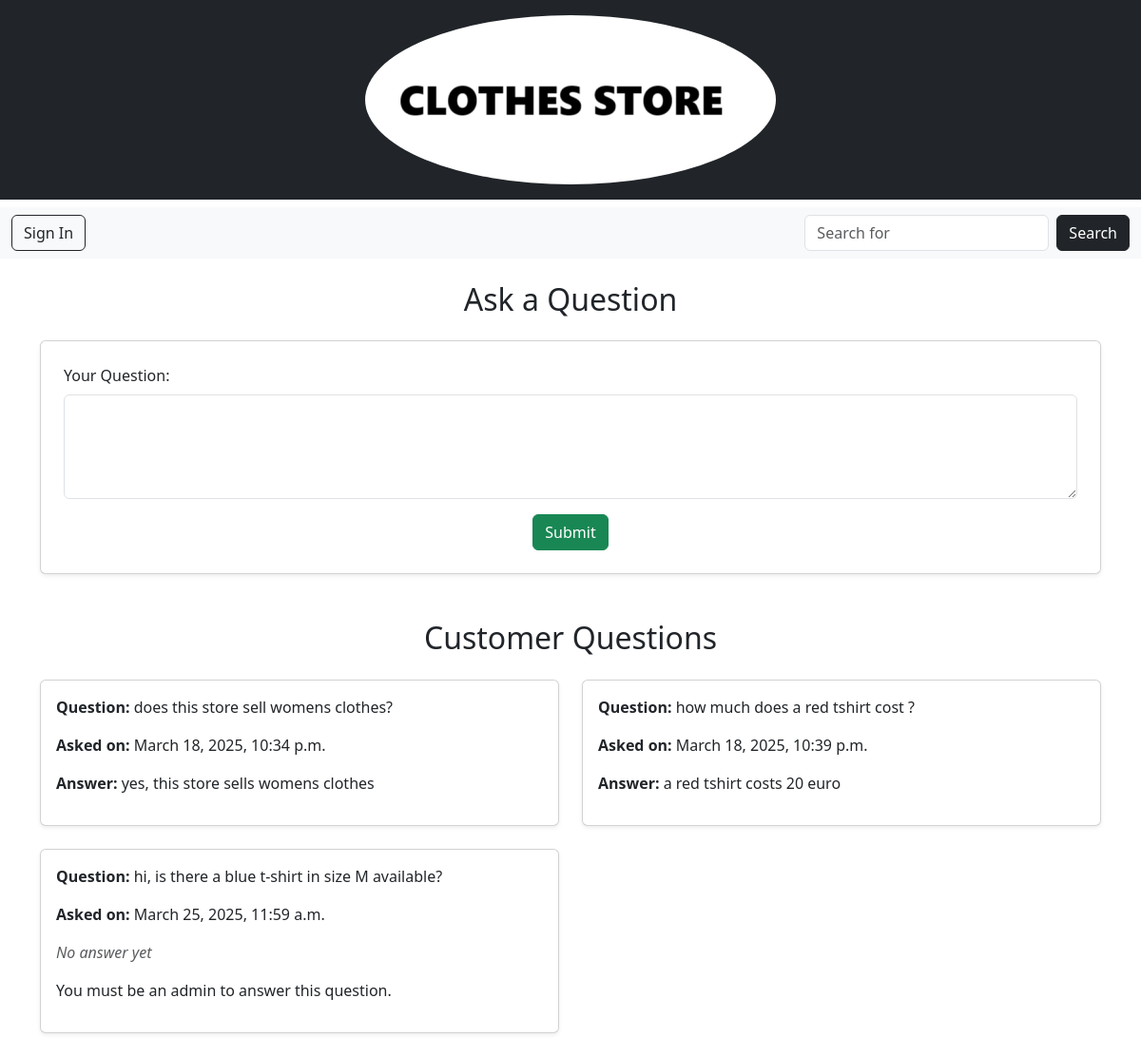
Page /questions/ on the earlier database version.
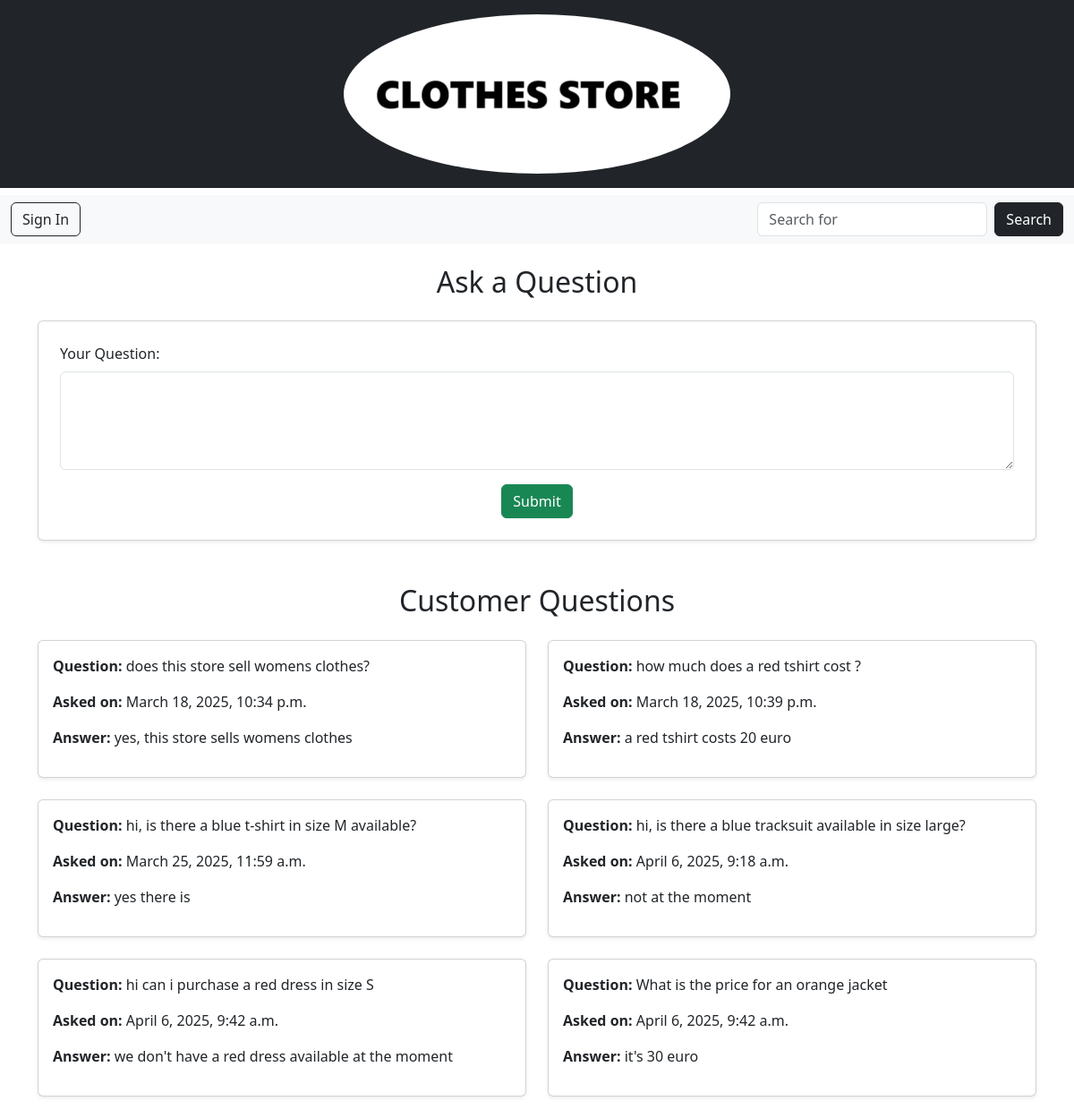
Same page on the later database version.
### questions/models.py (models this page shows, shortened)
class Question(models.Model):
    user = models.ForeignKey(settings.AUTH_USER_MODEL, on_delete=models.CASCADE, null=True, blank=True, default=1)
    text = models.TextField()
    answer = models.TextField(blank=True, null=True)
    created = models.DateTimeField(auto_now_add=True)
    answered = models.DateTimeField(null=True, blank=True)

### questions/views.py (the view)
# urls.py: path('', listQ, name='list'),
def listQ(request):
    questions = Question.objects.all()
    return render(request, 'list.html', {'questions': questions})

### cart/context_processors.py (called while the page is built)
def counter(request):
    item_count = 0
    if 'admin' in request.path:
        return {}
    else:
        try:
            cart = Cart.objects.filter(cart_id=_cart_id(request))
            cart_items = CartItem.objects.all().filter(cart=cart[:1])
            for cart_item in cart_items:
                item_count += cart_item.quantity
        except Cart.DoesNotExist:
            item_count = 0
    return {'item_count':item_count}

### cart/views.py (called while the page is built)
def _cart_id(request):
    cart = request.session.session_key
    if not cart:
        cart = request.session.create()
    return cart

### loyalty/context_processors.py (called while the page is built)
def loyalty_points(request):
    if request.user.is_authenticated:
        try:
            loyalty = Loyalty.objects.get(user=request.user)
        except Loyalty.DoesNotExist:
            loyalty = None
    else:
        loyalty = None
    return {'loyalty': loyalty}

### questions/templates/list.html (shortened to what this page needs)
{% load static %}
<!DOCTYPE html>
<html lang="en">
<head>
    <link rel="stylesheet" href="{% static 'css/style.css' %}">
    <link href="https://cdn.jsdelivr.net/npm/bootstrap@5.3.3/dist/css/bootstrap.min.css" rel="stylesheet">
</head>
<body>
    <header class="bg-dark text-white py-3">
        <div class="container text-center">
            {% include 'header.html' %}
        </div>
    </header>
    {% include 'nav.html' %}
    <div class="container mt-4">
        <h2 class="text-center mb-4">Ask a Question</h2>
        <div class="card p-4 shadow-sm mb-5">
            <form method="POST" action="{% url 'questions:ask_q' %}">
                <div class="mb-3">
                    <label class="form-label">Your Question:</label>
                    <textarea name="text" class="form-control" rows="4" required></textarea>
                </div>
                <div class="text-center">
                    <button type="submit" class="btn btn-success">Submit</button>
                </div>
            </form>
        </div>
        <h2 class="text-center mb-4">Customer Questions</h2>
        {% if questions %}
            <div class="row">
                {% for question in questions %}
                    <div class="col-md-6 mb-4">
                        <div class="card p-3 shadow-sm h-100">
                            <p><strong>Question:</strong> {{ question.text }}</p>
                            <p><strong>Asked on:</strong> {{ question.created|date:"F j, Y, g:i a" }}</p>
                            {% if question.answer %}
                                <p><strong>Answer:</strong> {{ question.answer }}</p>
                            {% else %}
                                <p class="text-muted"><em>No answer yet</em></p>
                                {% if request.user.is_staff %}
                                    <form method="POST" action="{% url 'questions:answer_q' question.id %}">
                                        {% csrf_token %}
                                        <div class="mb-3">
                                            <label class="form-label">Your Answer:</label>
                                            <textarea name="answer" class="form-control" rows="2" required></textarea>
                                        </div>
                                        <button type="submit" class="btn btn-primary btn-sm">Submit Answer</button>
                                    </form>
                                {% else %}
                                    <p>You must be an admin to answer this question.</p>
                                {% endif %}
                            {% endif %}
                        </div>
                    </div>
                {% endfor %}
            </div>
        {% else %}
            <div class="text-center p-5 mt-4" style="background-color: #333; color: white; border-radius: 8px;">
                <p class="lead">No questions have been asked yet.</p>
            </div>
        {% endif %}
    </div>
</body>
</html>

Differences in the rows shown:
changed Question "hi, is there a blue t-shirt in size M available?": answer (not shown) → "yes there is"; answer "No answer yet You must be an admin to answer this question." → "Answer:"
added Question: text "hi, is there a blue tracksuit available in size large?", created "April 6, 2025, 9:18 a.m.", answer "not at the moment"
added Question: text "hi can i purchase a red dress in size S", created "April 6, 2025, 9:42 a.m.", answer "we don't have a red dress available at the moment"
added Question: text "What is the price for an orange jacket", created "April 6, 2025, 9:42 a.m.", answer "it's 30 euro"
